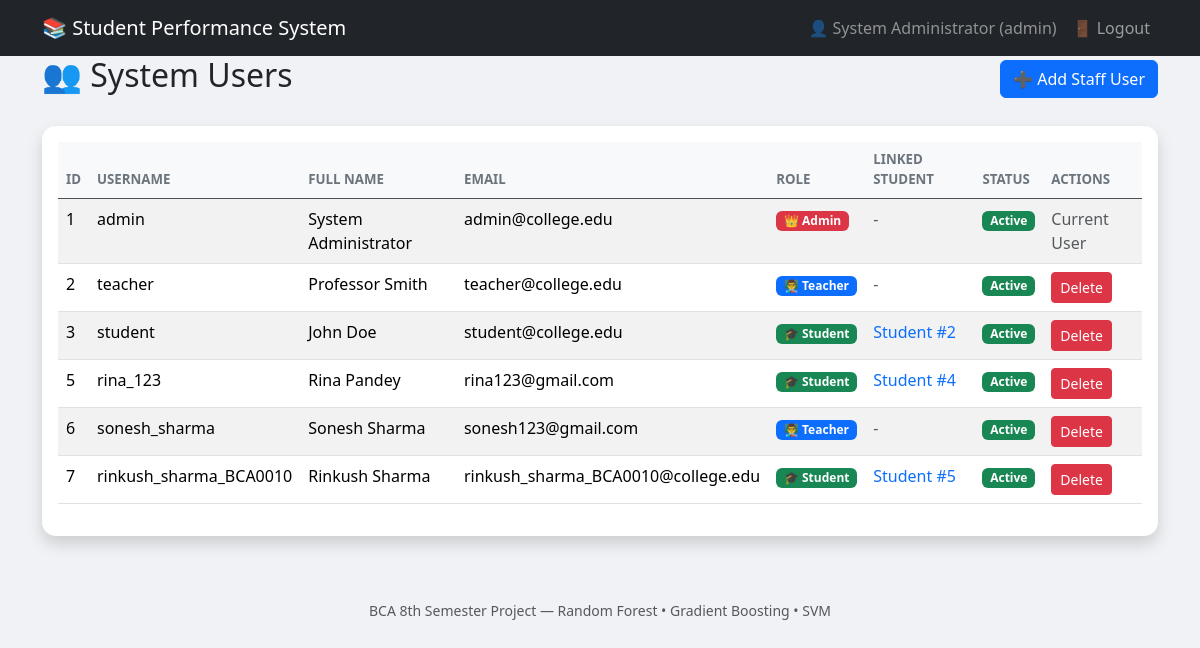
Page /admin/users (signed in) on the committed database.
### models.py (models this page shows, shortened)
class User(Base):
    __tablename__ = "users"
    id = Column(Integer, primary_key=True, autoincrement=True)
    username = Column(String(50), unique=True, nullable=False)
    email = Column(String(100), unique=True, nullable=False)
    password_hash = Column(String(255), nullable=False)
    role = Column(String(20), nullable=False)  # admin, teacher, student
    full_name = Column(String(100), nullable=False)
    is_active = Column(Boolean, default=True)
    created_at = Column(DateTime, default=func.now())
    student_id = Column(Integer, unique=True, nullable=True)  # For student roll number
    remarks_sent = relationship("Remark", foreign_keys="Remark.sender_id", backref="sender")
    remarks_received = relationship("Remark", foreign_keys="Remark.receiver_id", backref="receiver")

### routes.py (the view)
    @app.route("/admin/users")
    @login_required
    @role_required(Roles.ADMIN)
    def admin_users():
        db = SessionLocal()
        users = db.query(User).all()
        user_list = []
        for u in users:
            user_list.append({
                "id": u.id,
                "username": u.username,
                "full_name": u.full_name,
                "email": u.email,
                "role": u.role,
                "student_id": u.student_id,
                "is_active": u.is_active
            })
        db.close()
        return render_template("admin_users.html", users=user_list)

### auth.py (called while the page is built)
def login_required(f):
    @wraps(f)
    def decorated_function(*args, **kwargs):
        if "user_id" not in session:
            flash("Please login first!", "warning")
            return redirect(url_for("login"))
        return f(*args, **kwargs)
    return decorated_function

def role_required(*allowed_roles):
    def decorator(f):
        @wraps(f)
        def decorated_function(*args, **kwargs):
            if "user_id" not in session:
                flash("Please login first!", "warning")
                return redirect(url_for("login"))
            if session.get("role") not in allowed_roles:
                flash("Access denied! You don't have permission for this page.", "danger")
                return redirect(url_for(f"dashboard_{session.get('role', 'student')}"))
            return f(*args, **kwargs)
        return decorated_function
    return decorator

### templates/admin_users.html (shortened to what this page needs)
{% extends "base.html" %}
{% block content %}
<div class="d-flex justify-content-between align-items-center mb-4">
    <h2>👥 System Users</h2>
    <a href="{{ url_for('admin_add_user') }}" class="btn btn-primary">➕ Add Staff User</a>
</div>
<div class="card shadow">
    <div class="card-body">
        <div class="table-responsive">
            <table class="table table-striped">
                <thead class="table-dark">
                    <tr>
                        <th>ID</th>
                        <th>Username</th>
                        <th>Full Name</th>
                        <th>Email</th>
                        <th>Role</th>
                        <th>Linked Student</th>
                        <th>Status</th>
                        <th>Actions</th>
                    </tr>
                </thead>
                <tbody>
                    {% for user in users %}
                    <tr>
                        <td>{{ user.id }}</td>
                        <td>{{ user.username }}</td>
                        <td>{{ user.full_name }}</td>
                        <td>{{ user.email }}</td>
                        <td>
                            {% if user.role == 'admin' %}
                            <span class="badge bg-danger">👑 Admin</span>
                            {% elif user.role == 'teacher' %}
                            <span class="badge bg-primary">👨‍🏫 Teacher</span>
                            {% else %}
                            <span class="badge bg-success">🎓 Student</span>
                            {% endif %}
                        </td>
                        <td>
                            {% if user.student_id %}
                            <a href="{{ url_for('teacher_student_detail', student_id=user.student_id) }}" class="text-decoration-none">
                                Student #{{ user.student_id }}
                            </a>
                            {% else %}
                            <span class="text-muted">-</span>
                            {% endif %}
                        </td>
                        <td>
                            {% if user.is_active %}
                            <span class="badge bg-success">Active</span>
                            {% else %}
                            <span class="badge bg-secondary">Inactive</span>
                            {% endif %}
                        </td>
                        <td>
                            {% if user.id != session.user_id %}
                            <a href="{{ url_for('admin_delete_user', user_id=user.id) }}"
                               class="btn btn-sm btn-danger"
                               onclick="return confirm('Delete user {{ user.full_name }}? This will also delete their data.')">
                                Delete
                            </a>
                            {% else %}
                            <span class="text-muted">Current User</span>
                            {% endif %}
                        </td>
                    </tr>
                    {% endfor %}
                </tbody>
            </table>
        </div>
    </div>
</div>
{% endblock %}

### templates/base.html (shortened to what this page needs)
<!DOCTYPE html>
<html lang="en">
<head>
<link href="https://cdn.jsdelivr.net/npm/bootstrap@5.3.2/dist/css/bootstrap.min.css" rel="stylesheet">
<link href="https://cdn.jsdelivr.net/npm/bootstrap-icons@1.11.3/font/bootstrap-icons.css" rel="stylesheet">
</head>
<body>
  <nav class="navbar navbar-expand-lg navbar-dark bg-dark">
        <div class="container">
            <a class="navbar-brand" href="
                {%- if session.get('user_id') -%}
                    {{ url_for('dashboard_' + session.get('role', 'student')) }}
                {%- else -%}
                    {{ url_for('login') }}
                {%- endif -%}
            ">
                📚 Student Performance System
            </a>
            {% if session.get('user_id') %}
            <div class="navbar-nav ms-auto">
                <span class="nav-link text-white-50">
                    👤 {{ session.get('full_name') }} ({{ session.get('role') }})
                </span>
                <a class="nav-link" href="{{ url_for('logout') }}">🚪 Logout</a>
            </div>
            {% endif %}
        </div>
    </nav>
<div class="container pb-5">
{% block content %}{% endblock %}
</div>
<footer class="text-center text-muted py-3 small">
BCA 8th Semester Project &mdash; Random Forest &bull; Gradient Boosting &bull; SVM
</footer>
</body>
</html>

### templates/base.html (style rules this page uses)
body { background-color: #f0f2f5; font-family: 'Segoe UI', sans-serif; }
.card { border: none; border-radius: 14px; box-shadow: 0 2px 12px rgba(0,0,0,0.08); }
.table th { background:#f8f9fa; font-weight:600; font-size:0.83rem; text-transform:uppercase; color:#6c757d; }

### rows in the picture
User: get "System Administrator", id "1", username "admin", full_name "System Administrator", email "admin@college.edu", role "👑 Admin", shows "Current User"
User: id "2", username "teacher", full_name "Professor Smith", email "teacher@college.edu", role "👨‍🏫 Teacher"
User: id "3", username "student", full_name "John Doe", email "student@college.edu", role "🎓 Student", student_id "2"
User: id "5", username "rina_123", full_name "Rina Pandey", email "rina123@gmail.com", role "🎓 Student", student_id "4"
User: id "6", username "sonesh_sharma", full_name "Sonesh Sharma", email "sonesh123@gmail.com", role "👨‍🏫 Teacher"
User: id "7", username "rinkush_sharma_BCA0010", full_name "Rinkush Sharma", email "rinkush_sharma_BCA0010@college.edu", role "🎓 Student", student_id "5"

### other values in the picture
{{ session.get('role') }} "admin"
